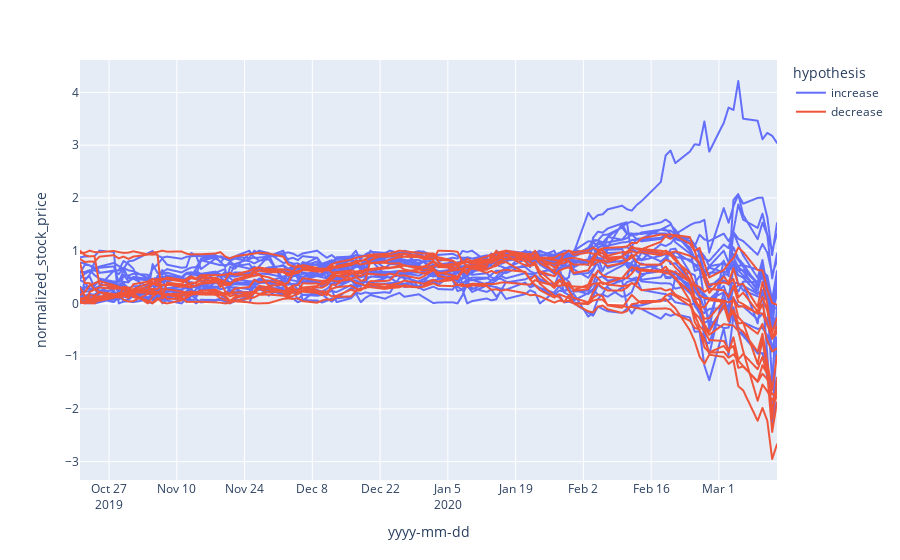

Notebook source saved alongside this figure:
### Code cell
fig = px.line(company_data_daily_normalized_stacked, x="yyyy-mm-dd", y='normalized_stock_price', 
              line_group='company_index', color='hypothesis',
              hover_name="company")
fig.show()
